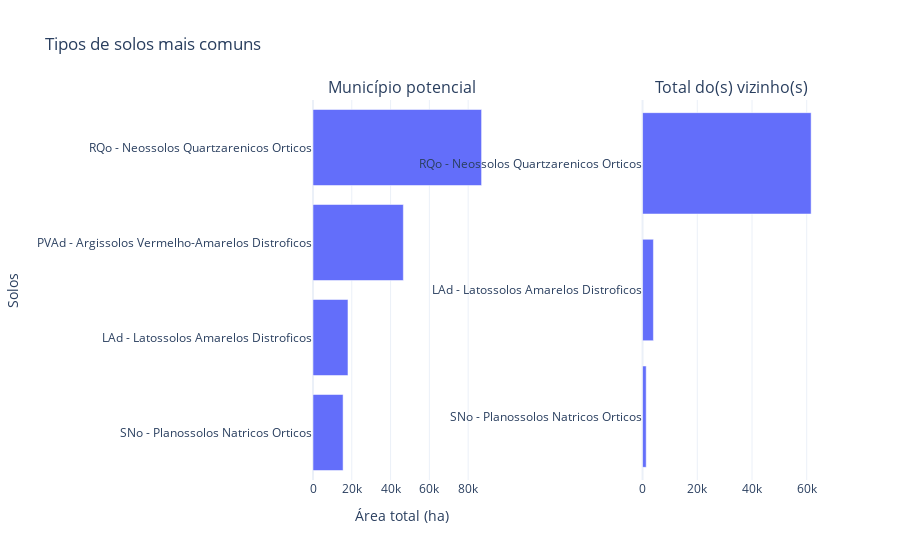

Write notebook code for a chart like this one.
### Markdown cell above
#### 3.3.4.3) Tipos de solos mais comuns

### Code cell
solos_mun = solos[['SOLO', 'AREA_TOTAL']].loc[solos['NOME']=='ITAPICURU'].sort_values(by='AREA_TOTAL')
solos_prox = solos[solos['NOME'].isin(list(['RIBEIRA DO AMPARO']))]
solos_prox = solos_prox[['SOLO', 'AREA_TOTAL']].groupby('SOLO').sum().reset_index().sort_values(by='AREA_TOTAL')

fig = make_subplots(
    rows=1, 
    cols=2, 
    subplot_titles=('Município potencial', 'Total do(s) vizinho(s)'),
    horizontal_spacing = 0.3
    )
trace1 = px.bar(
    solos_mun,
    x='AREA_TOTAL',
    y='SOLO',
    orientation='h'
)
fig.add_trace(trace1.data[0], row=1, col=1)

trace2 = px.bar(
    solos_prox,
    x='AREA_TOTAL',
    y='SOLO',
    orientation='h'
)
fig.add_trace(trace2.data[0], row=1, col=2)

fig.update_layout(
    title='Tipos de solos mais comuns',
    yaxis=dict(title='Solos'),
    xaxis=dict(title='Área total (ha)')
)

fig.show()

### Figure 1 — Plotly figure (JSON) as saved in the notebook; plotly's stock layout.template omitted (floating-point values rounded to 4 significant figures)
{"data": [{"alignmentgroup": "True", "hovertemplate": "AREA_TOTAL=%{x}<br>SOLO=%{y}<extra></extra>", "legendgroup": "", "marker": {"color": "#636efa", "pattern": {"shape": ""}}, "name": "", "offsetgroup": "", "orientation": "h", "showlegend": false, "textposition": "auto", "type": "bar", "x": [15510.0, 18030.0, 46580.0, 86920.0], "xaxis": "x", "y": ["SNo - Planossolos Natricos Orticos", "LAd - Latossolos Amarelos Distroficos", "PVAd - Argissolos Vermelho-Amarelos Distroficos", "RQo - Neossolos Quartzarenicos Orticos"], "yaxis": "y"}, {"alignmentgroup": "True", "hovertemplate": "AREA_TOTAL=%{x}<br>SOLO=%{y}<extra></extra>", "legendgroup": "", "marker": {"color": "#636efa", "pattern": {"shape": ""}}, "name": "", "offsetgroup": "", "orientation": "h", "showlegend": false, "textposition": "auto", "type": "bar", "x": [1333.0, 3967.0, 61610.0], "xaxis": "x2", "y": ["SNo - Planossolos Natricos Orticos", "LAd - Latossolos Amarelos Distroficos", "RQo - Neossolos Quartzarenicos Orticos"], "yaxis": "y2"}], "layout": {"annotations": [{"font": {"size": 16}, "showarrow": false, "text": "Município potencial", "x": 0.175, "xanchor": "center", "xref": "paper", "y": 1, "yanchor": "bottom", "yref": "paper"}, {"font": {"size": 16}, "showarrow": false, "text": "Total do(s) vizinho(s)", "x": 0.825, "xanchor": "center", "xref": "paper", "y": 1, "yanchor": "bottom", "yref": "paper"}], "title": {"text": "Tipos de solos mais comuns"}, "xaxis": {"anchor": "y", "domain": [0, 0.35], "title": {"text": "Área total (ha)"}}, "xaxis2": {"anchor": "y2", "domain": [0.65, 1.0]}, "yaxis": {"anchor": "x", "domain": [0, 1], "title": {"text": "Solos"}}, "yaxis2": {"anchor": "x2", "domain": [0, 1]}}}
